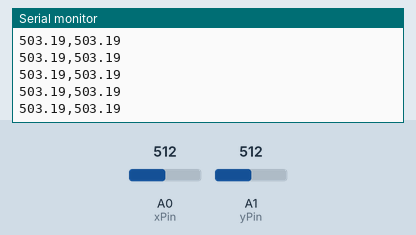
This sketch was run on a simulated Arduino Uno, built with avr-gcc and run on an emulated ATmega328P. Shown: the last lines printed to the serial monitor. The inputs (shaded band) are chosen by the test bench; at power-on: A0 (xPin) = 512, A1 (yPin) = 512.

Above: at 1.2 s.
1.3 s: A0 (xPin) set to 716
At 2.0 s:
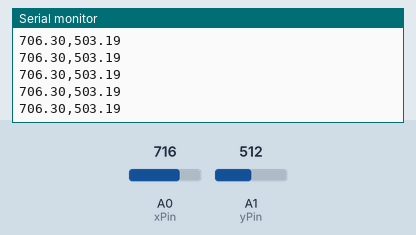
4.3 s: A1 (yPin) set to 716
At 4.9 s:
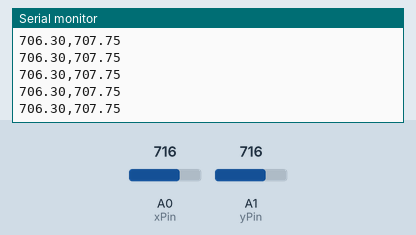
5.8 s: A0 (xPin) set to 900
At 6.4 s:
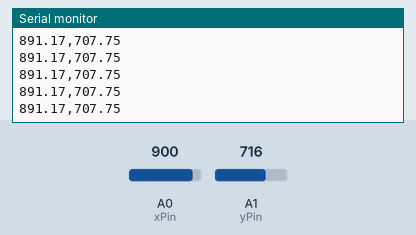
7.3 s: A1 (yPin) set to 900
At 7.9 s:
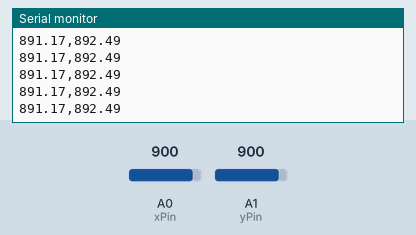
Timing chart, 0 to 9.8 s (numbered marks = the images above; inputs shaded):
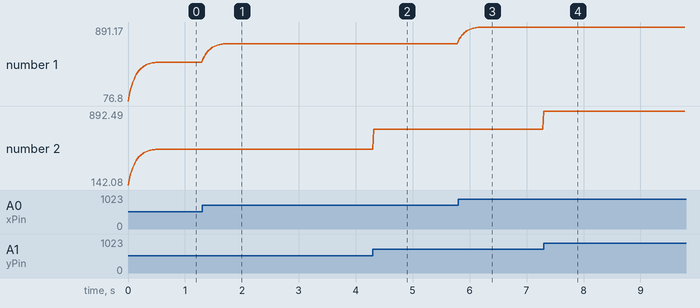

Measured:
- after the input at 1.3 s, the serial monitor: prints a new line at once (image 1)
- after the input at 4.3 s, the serial monitor: prints a new line at once (image 2)
- after the input at 5.8 s, the serial monitor: prints a new line at once (image 3)
- after the input at 7.3 s, the serial monitor: prints a new line at once (image 4)
- plotted number 1: 503.19 → 706.3 after the input at 1.3 s, 706.3 → 891.17 after the input at 5.8 s
- plotted number 2: 503.19 → 707.75 after the input at 4.3 s, 707.75 → 892.49 after the input at 7.3 s

The sketch:

sketch_apr20a.ino
```cpp
const int xPin = A0;
const int yPin = A1;

int xRaw = 0;
int yRaw = 0;

float xSmooth = 0;
float ySmooth = 0;

const float alpha = 0.15;

void setup() {
  // put your setup code here, to run once:
Serial.begin(19200);
}

void loop() {
  // put your main code here, to run repeatedly:

//Serial.println("100,100");
 xRaw = analogRead(xPin);
 yRaw = analogRead(yPin);

// If the change is less than 10, don't update the value
if(abs(xRaw -xSmooth) > 10) {
 xSmooth = (1 - alpha) * xSmooth + alpha * xRaw;
}
if(abs(yRaw - ySmooth) > 10) {
 ySmooth = (1 - alpha) * xSmooth + alpha * yRaw;
}

 Serial.print(xSmooth);
 Serial.print(",");
 Serial.println(ySmooth);

  delay(20);
}
```
